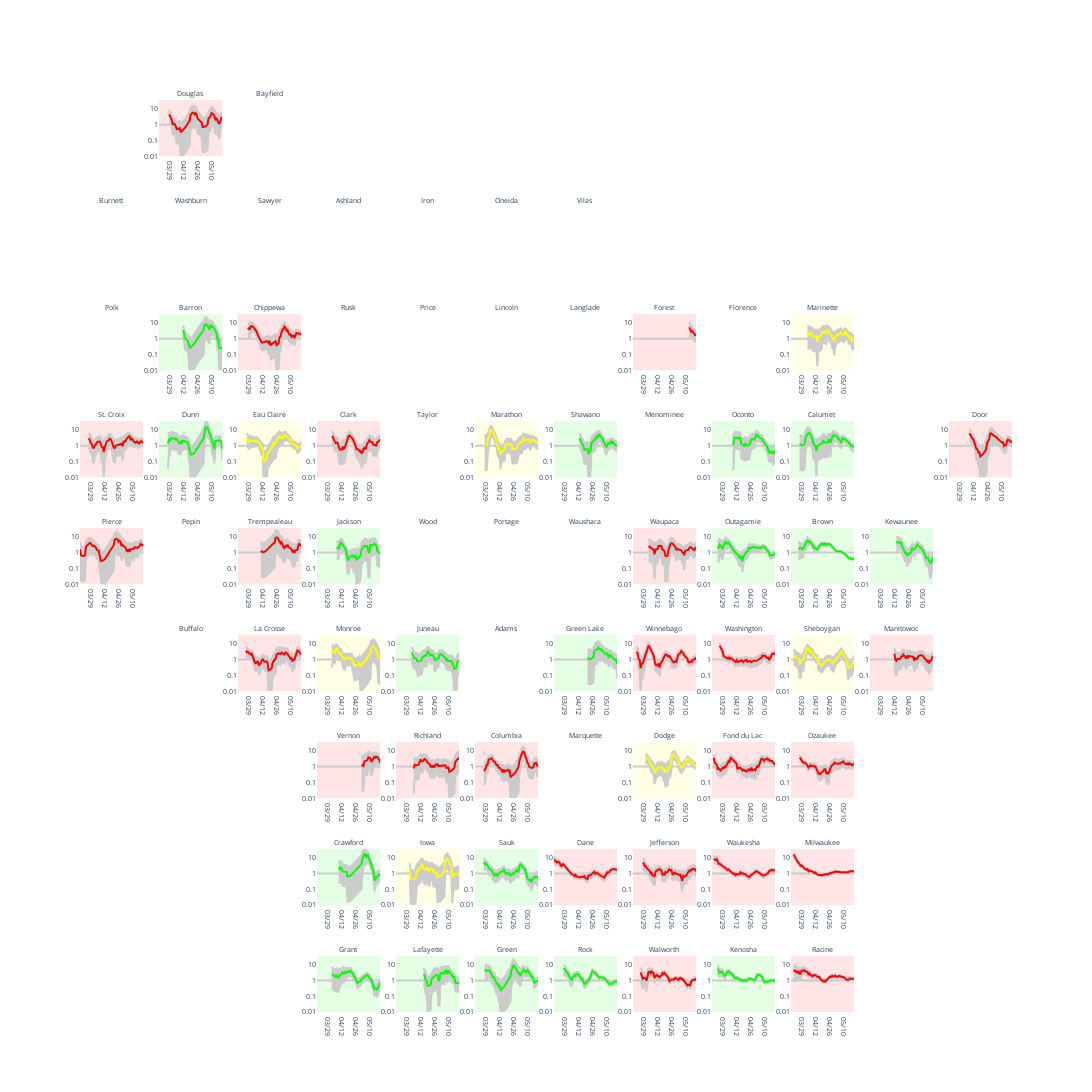

The notebook cell saved with this chart:
### Code cell
# define limits for background area plots
min_r = 0
max_r = np.max(r0_county_grid["Quantile.0.975(R)"])
max_t = np.max(r0_county_grid["Date"])
min_t = np.min(r0_county_grid["Date"])


# need a full list of rows and columns for the grid titles 
full_grid = pd.DataFrame([(x, y) for x in rows for y in cols], columns=["row","col"])
full_grid = pd.merge(full_grid, wi_grid, how = "left", on = ["row","col"])
full_grid = full_grid.fillna("")

# create figure with subplots
fig = make_subplots(rows=max(rows), cols=max(cols), subplot_titles = [y.replace(" County", "") for y in full_grid["name"].tolist()])
# can add shared_xaxes=True, shared_yaxes=True to the make_subplots call, but it looks bad
fig.for_each_annotation(lambda a: a.update(font=dict(size = 7)))

for row, col in itertools.product(rows, cols):
    index = (r0_county_grid["row"] == row) & (r0_county_grid["col"] == col)
    subset_df = r0_county_grid[index]
    if not subset_df.empty and "Low-Case Counts" not in subset_df["Risk"].tolist():

        # define color scheme based on risk levels
        if "High" in subset_df["Risk"].tolist():
            bg_fill = "rgba(255, 0, 0, 0.1)"
            # risk_text = "High Risk"
            line_col = "rgb(255, 0, 0)"
        elif "Medium" in subset_df["Risk"].tolist():
            bg_fill = "rgba(255, 255, 0, 0.1)"
            # risk_text = "Medium Risk"
            line_col = "rgb(255, 255, 0)"
        elif "Low" in subset_df["Risk"].tolist():
            bg_fill = "rgba(0, 255, 0, 0.1)"
            # risk_text = "Low Risk"
            line_col = "rgb(0, 255, 0)"

        risk_text = np.unique(subset_df["bg_hover_text"])[0]    

        # add background based on color
        fig.add_trace(
            go.Scatter(
                x=[min_t,max_t,max_t,min_t, min_t],
                y=[min_r,min_r,max_r,max_r, min_r],
                fill='toself',
                fillcolor=bg_fill,
                hoveron = 'fills', # select where hover is active
                line_color='rgba(0,0,0,0)',
                text=risk_text,
                # hovertemplate="%Testing <br> %{text} Risk",
                hoverinfo = 'text+x+y'
            ),
            row = row,
            col = col
        )

        # add horizontal line along R0 = 1
        # fig.add_shape(type="line", x0=min_t, y0=1, x1=max_t, y1=1,
        #     row = row, 
        #     col = col, 
        #     line=dict(color="#CCCCCC", width=2)
        # )

        fig.add_trace(
            go.Scatter(
                x=[min_t, max_t],
                y=[1,1], 
                mode = "lines",
                name = "",
                line_color = "#CCCCCC",
            ),
            row = row,
            col = col
        )

        
        # add the area trace for 95% credibility interval 
        fig.add_trace(
            go.Scatter(
                x=subset_df["Date"],
                y=subset_df["Quantile.0.025(R)"], 
                fill = None, 
                mode = "lines",
                line_color = "#CCCCCC",
                hoverinfo = "skip"
                # marker = dict(color = "blue")
            ),
            row = row,
            col = col
        )
        fig.add_trace(
            go.Scatter(
                x=subset_df["Date"],
                y=subset_df["Quantile.0.975(R)"], 
                fill = "tonexty",
                mode = "lines",
                line_color = "#CCCCCC",
                fillcolor = "#CCCCCC",
                hoverinfo = "skip"
                # marker = dict(color = "blue")
            ),
            row = row,
            col = col
        )

        # add line trace for R0 
        fig.add_trace(
            go.Scatter(
                x=subset_df["Date"],
                y=subset_df["Mean(R)"], 
                text=subset_df["r0_line_hover_text"],
                mode = "lines",
                name = "",
                line_color = line_col,
                hovertemplate = "%{text}"
                # marker = dict(color = line_col)
                
            ),
            row = row,
            col = col
        )

     

fig.for_each_annotation(lambda a: a.update(font=dict(size = 7)))
fig.for_each_xaxis(lambda a: a.update(
    type = "date",
    tickformat = "%m/%d", # originally "%b %d"
    tickfont = dict(size = 7),
    range = [min_t, max_t]))
fig.for_each_yaxis(lambda a: a.update(tickfont = dict(size = 7),
                                      range = [np.log10(0.01), np.log10(max_r)],
                                      type = "log"))

# # fig.update_xaxes()
fig.update_layout(
    showlegend = False,
    plot_bgcolor = "rgba(255,255,255,1)"
)


# tie the axes together when doing any zooming/panning
# TODO: figure out why this isn't working (see https://plotly.com/python/axes/#synchronizing-axes-in-subplots-with-matches)
# fig.update_xaxes(matches='x', overwrite = True)
fig.update_yaxes(matches='y', overwrite = True)
fig.update_xaxes(matches='x')

fig.update_layout(
    width = 1200,
    height = 1200
)

fig.show()
